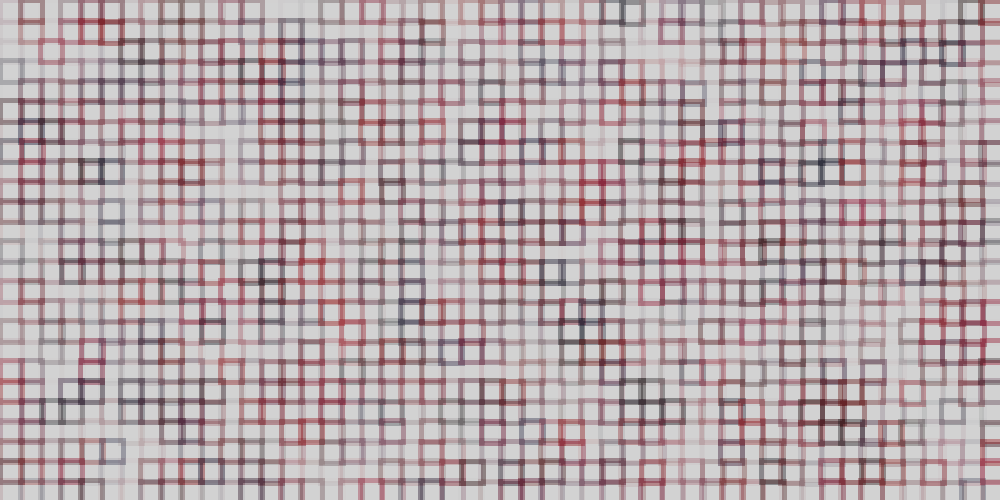
Frame 1 (no input)
Frame 60 (the mouse pressed at the canvas centre just before this capture): identical to frame 1, image omitted
Frame 120 (the mouse held since frame 60 and released just before this capture): identical to frame 1, image omitted

The Processing sketch that drew this single still picture (run headless with seeded random() and noise(); from frame 60 on, the mouse is pressed at the canvas centre):

// Processing sketch: processing_32364
// ── processing_32364.pde


int patternSeperationX = 20;
int patternSeperationY = 20;
   
float position = 1;
float trans = 1;
  
void setup(){
  size(1000,500);
background (210);
    
     
  for(int i = 0; i < width/patternSeperationX; i++){
      for(int j = 0; j < height/patternSeperationY; j++){
        pushMatrix();
        translate(i*patternSeperationX, j*patternSeperationY);
        yourFunction();
        popMatrix();
      }
  }
     
}
   
   
void draw()
{
 
}
   
   
void yourFunction(){
 
  strokeWeight(5);
  stroke(random (0,150),random (1,9), random (2, 40), random (1, 100));
  noFill();
  //fill (random (200,255), random(0,255));
  rect (random (0,position),random (0,position),22,22);
 
  position = position * 1.00091;
  trans = trans - 0.1;
}
